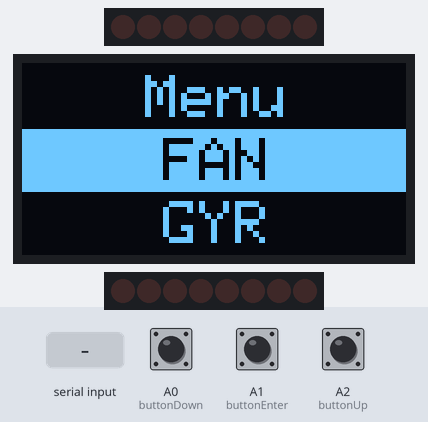
The sketch below on a simulated Arduino Uno, built with avr-gcc and run on an emulated ATmega328P. Shown: 2 × 8 shift-register outputs drawn as a row of LEDs (first output left, lit = HIGH), 128×64 one-colour display. Wiring (inferred from the names in the program): shift register (74HC595): data pin 6; shift clock pin 9. Wiring (inferred from the signals the program sends): row of LEDs: on Q0, Q1, Q2, Q3, Q4, Q5, Q6, Q7. The test bench sets the inputs (shaded band); at power-on: A1 (buttonEnter) HIGH, A0 (buttonDown) HIGH, A2 (buttonUp) HIGH. What the sketch prints to the serial monitor is not drawn.

Above: at 2.6 s.
2.7 s: A1 (buttonEnter) pulled LOW for 0.15 s
At 3.7 s:
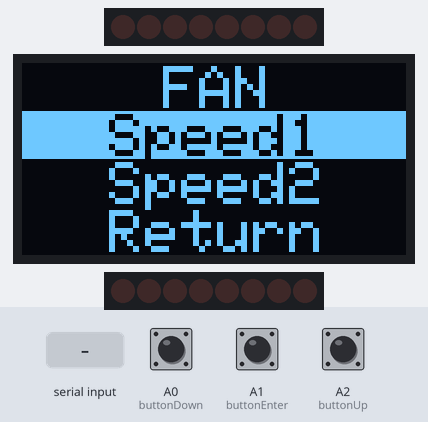
4.3 s: A0 (buttonDown) pulled LOW for 1 s
At 6.4 s:
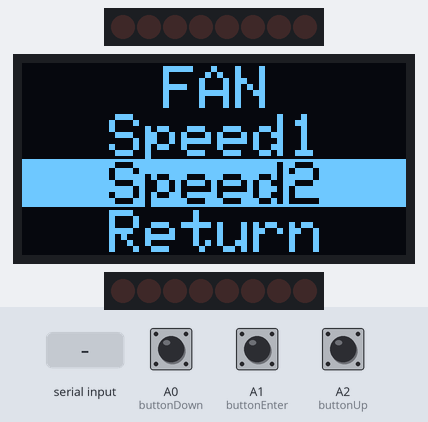
6.8 s: "T" received over the second serial link
At 8.2 s:
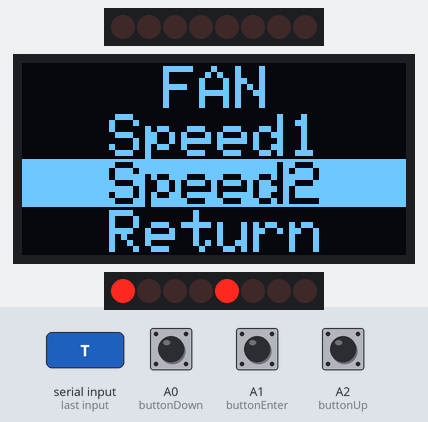
9.3 s: A2 (buttonUp) pulled LOW for 3.2 s
At 9.54 s:
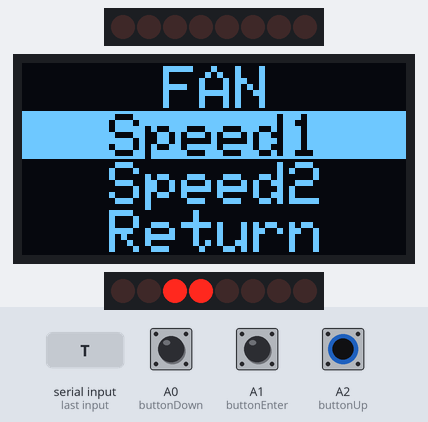
14.0 s: A2 (buttonUp) pulled LOW for 0.15 s
At 14.8 s:
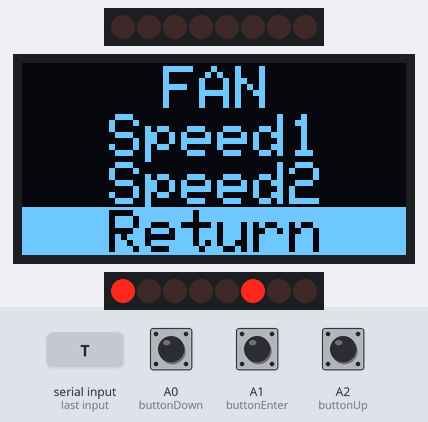
15.7 s: A1 (buttonEnter) pulled LOW for 1 s
At 18.0 s:
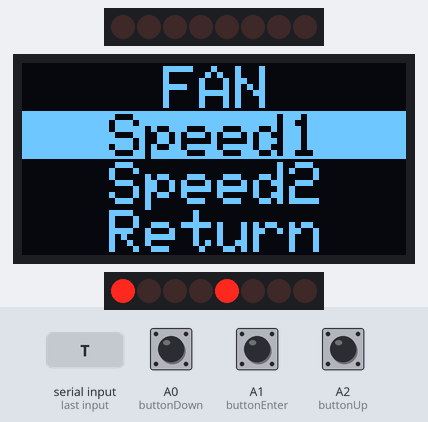
Timing chart, 0 to 19.2 s (numbered marks = the images above; inputs shaded):
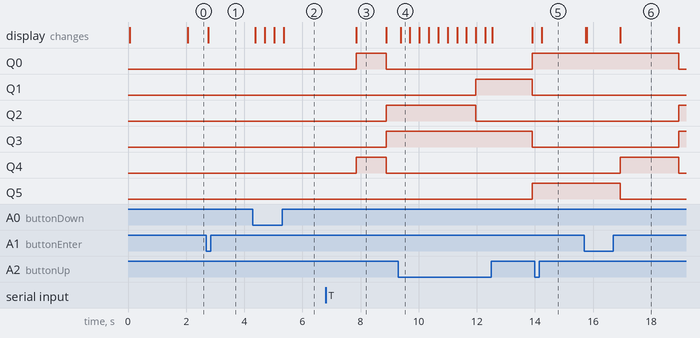

Measured:
- after the input at 2.7 s, the display: changes after 0.07 s (image 1)
- after the input at 4.3 s, the display: changes after 0.08 s (image 2)
- after the input at 6.8 s, Q0, Q4: LOW → HIGH after 1.1 s, → LOW 1.0 s later; Q2, Q3: LOW → HIGH after 2.1 s; the display: changes after 1.1 s (image 3)
- after the input at 14.0 s, the display: changes after 0.23 s (image 5)
- after the input at 15.7 s, the display: first changes after 0.06 s (image 6 shows a later state)
- what the display in image 3 shows lasts 1.0 s, from 7.9 s to 8.9 s

The sketch:

_111.ino
```cpp
#include <SPI.h>
#include <Wire.h>
#include <Adafruit_GFX.h>
#include <Adafruit_SSD1306.h>
#include <SoftwareSerial.h>
#include <EEPROM.h>

#define SCREEN_WIDTH 128  // OLED 顯示器的寬度（像素）
#define SCREEN_HEIGHT 64  // OLED 顯示器的高度（像素）
#define OLED_RESET -1     // OLED 的重置引腳（-1 表示共用 Arduino 的重置引腳）
Adafruit_SSD1306 display(SCREEN_WIDTH, SCREEN_HEIGHT, &Wire, OLED_RESET);

// 設定74HC595移位寄存器的引腳
const int dataPin = 6;   // SER (數據引腳)
const int latchPin = 5;  // RCLK (鎖存引腳)
const int clockPin = 3;  // SRCLK (時鐘引腳)

// 設定燈光的持續時間
const long YRDuration = 2000;  // 黃燈持續時間（2秒）
const long GRDuration = 3000;  // 綠燈持續時間（3秒）

unsigned long previousMillis = 0;  // 上一次變更時間
int state = 0;                     // 交通燈狀態：0 - 東西向紅燈，1 - 東西向黃燈，2 - 東西向綠燈，3 - 南北向紅燈，4 - 南北向黃燈，5 - 南北向綠燈

const int CPUledPin = 9;  // CPU狀態指示燈引腳
const int buttonUp = A2;  // 向上按鈕引腳
const int buttonEnter = A1; // 確認按鈕引腳
const int buttonDown = A0; // 向下按鈕引腳

unsigned long ledMillis = 0;  // LED閃爍時間
const long ledInterval = 100; // LED閃爍間隔（毫秒）
bool led = false;            // LED狀態

unsigned long startMillis = 0;  // 計時器起始時間
const long initialDisplayDuration = 2000;  // 初始顯示時間（2秒）
bool initialDisplayDone = false;  // 初始顯示是否完成

int page = 0;  // 當前顯示頁面

SoftwareSerial BT(0, 1);  // 藍牙通訊引腳（RX, TX）
String bs;  // 藍牙接收到的訊息
bool GYRLED = false;  // 控制交通燈是否啟動

void setup() {
  pinMode(CPUledPin, OUTPUT);  // 設定 CPU LED 引腳為輸出
  pinMode(buttonUp, INPUT);    // 設定向上按鈕引腳為輸入
  pinMode(buttonEnter, INPUT); // 設定確認按鈕引腳為輸入
  pinMode(buttonDown, INPUT);  // 設定向下按鈕引腳為輸入
  Serial.begin(9600);          // 開啟串口通訊
  BT.begin(9600);              // 初始化藍牙通訊

  if (!display.begin(SSD1306_SWITCHCAPVCC, 0x3C)) {  // 初始化 OLED 顯示器
    Serial.println(F("SSD1306 allocation failed"));  // 如果初始化失敗，輸出錯誤信息
    for (;;)
      ;  // 不繼續執行，進入無限循環
  }
  display.clearDisplay();  // 清除顯示畫面
  startMillis = millis();  // 記錄起始時間
  display.setTextSize(2);     // 設定文字大小
  display.setTextColor(1);    // 設定文字顏色（1 表示預設顏色）
  display.setCursor(41, 10);  // 設定文字起始座標
  display.print("NKHS");      // 顯示字串 "NKHS"
  display.setCursor(41, 40);  // 設定文字起始座標
  display.print("C201");      // 顯示字串 "C201"
  display.display();          // 更新顯示內容

  pinMode(dataPin, OUTPUT);   // 設定 74HC595 的數據引腳為輸出
  pinMode(latchPin, OUTPUT);  // 設定 74HC595 的鎖存引腳為輸出
  pinMode(clockPin, OUTPUT);  // 設定 74HC595 的時鐘引腳為輸出
  updateShiftRegister(0b00000000);  // 設定初始狀態（東西向紅燈，南北向紅燈）
}

void loop() {
  unsigned long currentMillis = millis();  // 當前時間
  unsigned long interval;

  blueT();  // 處理藍牙訊息
  Serial.println(GYRLED);  // 輸出交通燈狀態

  if (currentMillis - ledMillis >= ledInterval) {  // 根據間隔時間來閃爍 LED
    ledMillis = currentMillis;
    led = !led;
    digitalWrite(CPUledPin, led);
  }

  if (GYRLED == true) {  // 如果啟動交通燈
    switch (state) {
      case 0:  // 東西向紅燈和南北向紅燈
      case 2:  // 東西向綠燈和南北向紅燈
        interval = GRDuration;
        break;
      case 1:  // 東西向黃燈和南北向紅燈
      case 3:  // 南北向黃燈和東西向紅燈
        interval = YRDuration;
        break;
    }

    if (currentMillis - previousMillis >= interval) {  // 根據時間變更交通燈狀態
      previousMillis = currentMillis;
      state = (state + 1) % 4;

      switch (state) {
        case 0:  // 東西向紅燈，南北向紅燈
          updateShiftRegister(0b00100001);
          break;
        case 1:  // 東西向黃燈，南北向紅燈
          updateShiftRegister(0b00010001);
          break;
        case 2:  // 東西向綠燈，南北向紅燈
          updateShiftRegister(0b00001100);
          break;
        case 3:  // 南北向紅燈，東西向紅燈
          updateShiftRegister(0b00001010);
          break;
      }
    }
  }

  if (currentMillis - startMillis >= initialDisplayDuration && !initialDisplayDone) {  // 顯示選單
    int buttonUpState = digitalRead(buttonUp);      // 讀取向上按鈕狀態
    int buttonEnterState = digitalRead(buttonEnter); // 讀取確認按鈕狀態
    int buttonDownState = digitalRead(buttonDown);  // 讀取向下按鈕狀態

    switch (page) {
      case 0:
        display.clearDisplay();
        display.setTextSize(2);
        display.setTextColor(1);
        display.setCursor(41, 4);
        display.print("Menu");
        display.setCursor(47, 46);
        display.print("GYR");
        display.fillRect(0, 22, 128, 21, SSD1306_WHITE);
        display.setTextColor(SSD1306_BLACK);
        display.setCursor(47, 25);
        display.print("FAN");
        display.display();
        if (buttonEnterState == LOW)
          page = 1;
        break;
      case 1:
        display.clearDisplay();
        display.setTextSize(2);
        display.setTextColor(1);
        display.setCursor(47, 1);
        display.print("FAN");
        display.setCursor(29, 33);
        display.print("Speed2");
        display.setCursor(29, 49);
        display.print("Return");
        display.fillRect(0, 16, 128, 16, 1);
        display.setTextColor(0);
        display.setCursor(29, 17);
        display.print("Speed1");
        display.display();
        if (buttonUpState == LOW)
          page = 3;
        if (buttonDownState == LOW)
          page = 2;
        break;
      case 2:
        display.clearDisplay();
        display.setTextSize(2);
        display.setTextColor(1);
        display.setCursor(47, 1);
        display.print("FAN");
        display.setCursor(29, 17);
        display.print("Speed1");
        display.setCursor(29, 49);
        display.print("Return");
        display.fillRect(0, 32, 128, 16, 1);
        display.setTextColor(0);
        display.setCursor(29, 33);
        display.print("Speed2");
        display.display();
        if (buttonUpState == LOW)
          page = 1;
        if (buttonDownState == LOW)
          page = 3;
        break;
      case 3:
        display.clearDisplay();
        display.setTextSize(2);
        display.setTextColor(1);
        display.setCursor(47, 1);
        display.print("FAN");
        display.setCursor(29, 17);
        display.print("Speed1");
        display.setCursor(29, 33);
        display.print("Speed2");
        display.fillRect(0, 48, 128, 16, 1);
        display.setTextColor(0);
        display.setCursor(29, 49);
        display.print("Return");
        display.display();
        if (buttonUpState == LOW)
          page = 2;
        if (buttonEnterState == LOW)
          page = 0;
        if (buttonDownState == LOW)
          page = 1;
        break;
      default:
        break;
    }
  }
}

// 更新74HC595移位寄存器的狀態
void updateShiftRegister(byte data) {
  digitalWrite(latchPin, LOW);      // 設定鎖存引腳為低電位（開始傳輸數據）
  shiftOut(dataPin, clockPin, MSBFIRST, data);  // 將數據傳送到移位寄存器
  digitalWrite(latchPin, HIGH);     // 設定鎖存引腳為高電位（完成數據傳輸）
}

// 處理藍牙訊息
void blueT() {
  if (BT.available() > 0) {  // 如果有藍牙資料可讀
    String bs = BT.readString();  // 讀取藍牙資料
    Serial.println(bs);          // 輸出藍牙資料
    if (bs[0] == 'T') {  // 如果資料以 'T' 開頭，啟動交通燈
      GYRLED = true;
      previousMillis = millis();  // 重設計時器
    } else if (bs[0] == 'P') {  // 如果資料以 'P' 開頭，停用交通燈
      GYRLED = false;
      updateShiftRegister(0b00000000);  // 設定所有燈為關閉
    } else if (bs[0] == 'W') {  // 如果資料以 'W' 開頭，寫入 EEPROM
      for (int i = 1; i <= 4; i++) {
        EEPROM.write(i - 1, bs[i]);
      }
    } else if (bs[0] == 'R') {  // 如果資料以 'R' 開頭，讀取 EEPROM
      for (int i = 1; i <= 4; i++) {
        byte value = EEPROM.read(i);
        BT.print(value);
        BT.print(' ');
      }
      BT.println();
    }
  }
}
```
